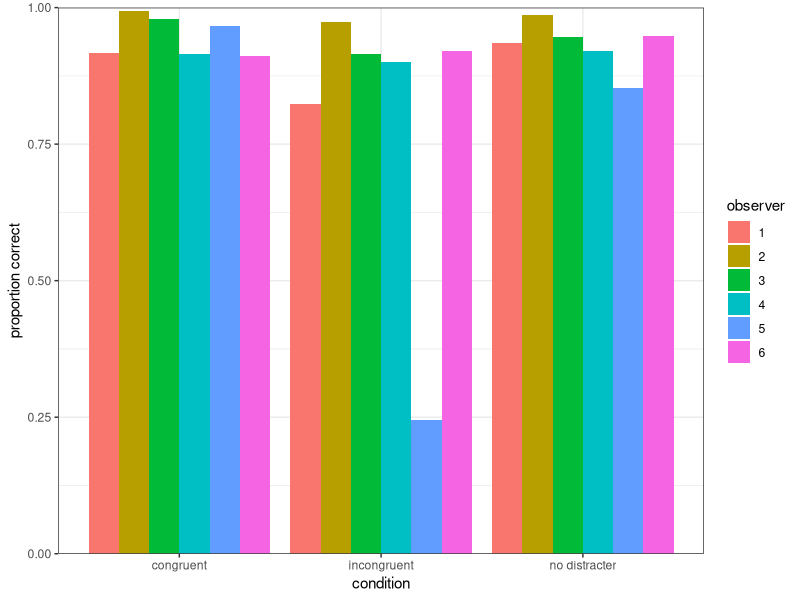
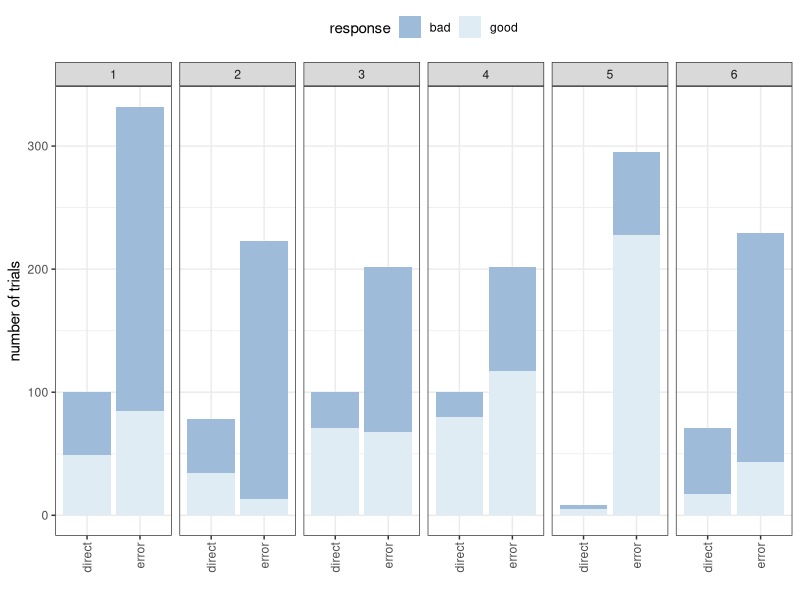
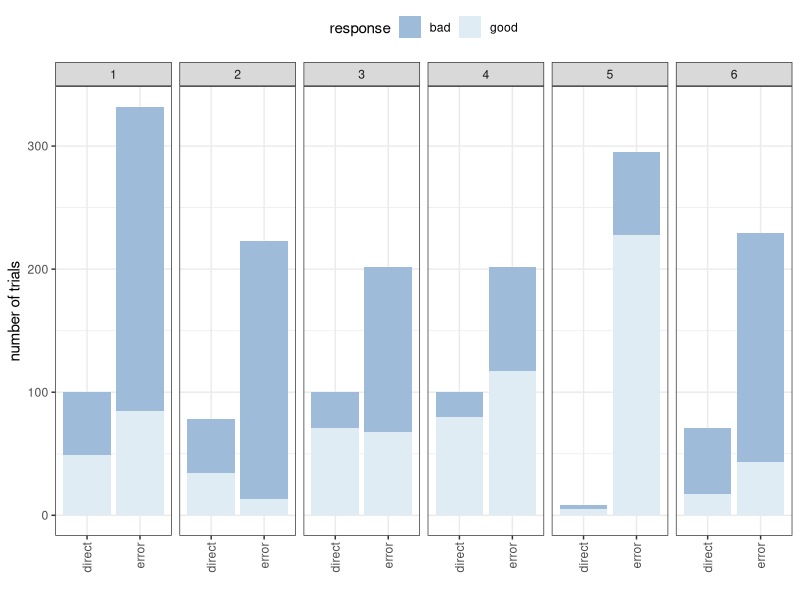
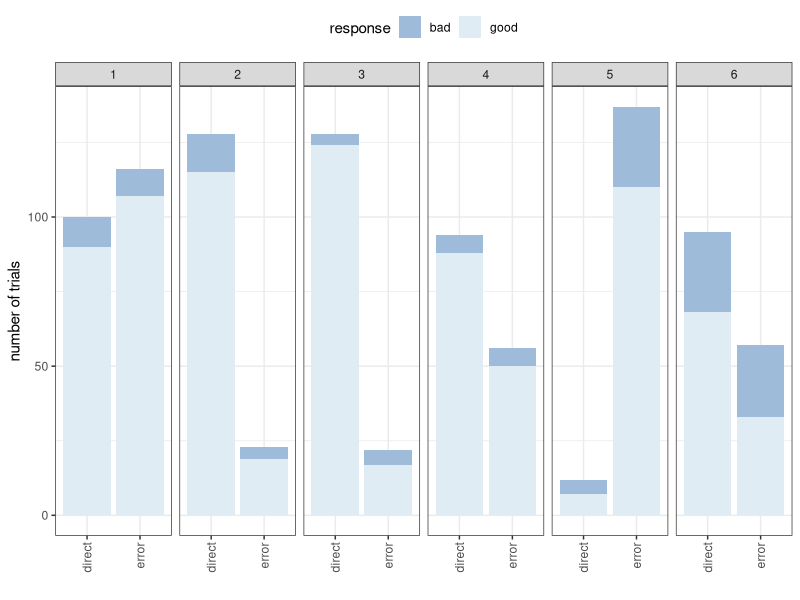
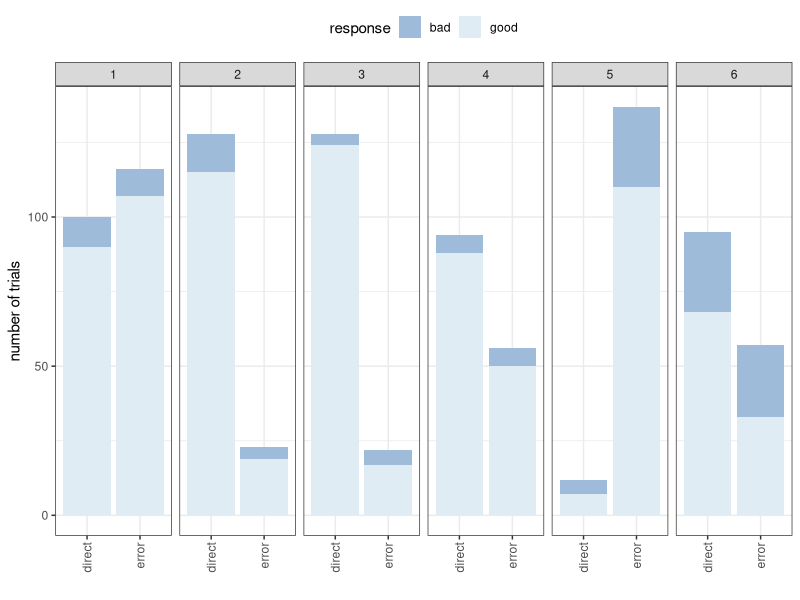
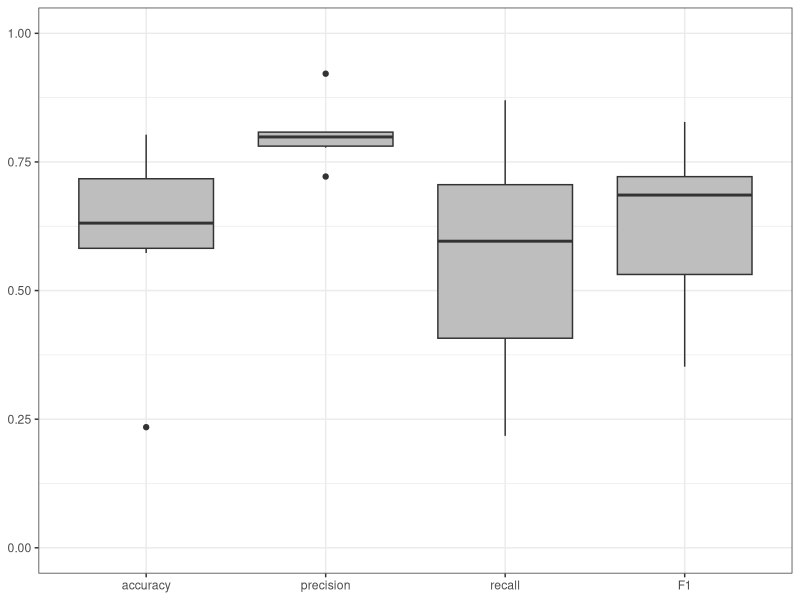
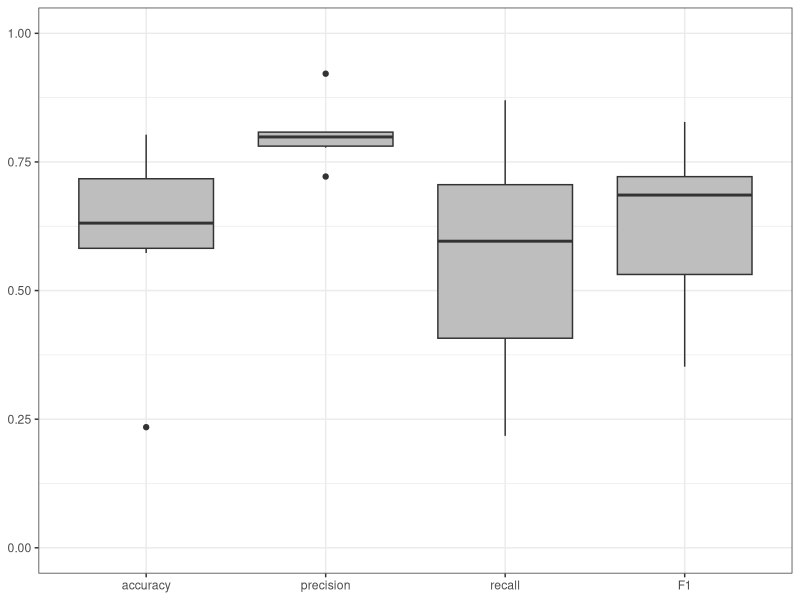

Here is the R script that generated these plots, in order:
library(ggplot2)
library(dplyr)
library(colorspace)
options(digits=3)

fDat = read.csv("fixations.csv")
rDat = read.csv("response.csv")
fDat$observer = factor(fDat$observer)
rDat$observer = as.factor(rDat$observer)

aDat = aggregate(targDiscrim~observer+congC, rDat, "mean")

plt = ggplot(aDat, aes(x=congC, y=targDiscrim, fill=observer))
plt = plt + geom_bar(stat="identity", position=position_dodge())
plt = plt + scale_y_continuous(name="proportion correct",  limits=c(0,1), expand=c(0,0))
plt = plt + scale_x_discrete(name="condition")
plt = plt + theme_bw()
ggsave("../graphs/accPlot.pdf", height=5, width=5)


#  classify trial
rDat$type = 'error'
rDat$type[as.logical(rDat$lengthOK) & (rDat$lookedAtTarg==TRUE)] = "direct"
# rDat$type[rDat$pathLength>1.2] = "tooLong"
# rDat$type[rDat$lookedAtDist==TRUE] = "fixatedDistracter"

rDat$type = as.factor(rDat$type)

rDat$thought = as.factor(rDat$thought)
levels(rDat$thought) = c("bad", "good")
levels(rDat$observer) = c("1", "2", "3", "4", "5", "6")

# plot basic results for distracter trials. 
plt = ggplot(filter(rDat, distracter==1), aes(x=type, fill=thought)) + geom_bar(stat="count") + facet_grid(~observer)
plt = plt + theme_bw() + scale_y_continuous(name="number of trials") + scale_x_discrete(name=" ")
plt = plt + theme(legend.position="top") + scale_fill_discrete(name="responded that the trial was:")
plt = plt + theme(axis.text.x=element_text(angle=90,hjust=1,vjust=0.5))
plt = plt + scale_fill_brewer(type="seq", palette=3, name="response", direction=-1)
ggsave("../graphs/capturedAndThoughtDistracter.pdf", width=10, height=4)
ggsave("../graphs/capturedAndThoughtDistracter.png", width=10, height=4)

# plot basic results for distracter trials. 
plt = ggplot(filter(rDat, distracter==0), aes(x=type, fill=thought)) + geom_bar(stat="count") + facet_grid(~observer)
plt = plt + theme_bw() + scale_y_continuous(name="number of trials") + scale_x_discrete(name=" ")
plt = plt + theme(legend.position="top") + scale_fill_discrete(name="responded that the trial was:")
plt = plt + theme(axis.text.x=element_text(angle=90,hjust=1,vjust=0.5))
plt = plt + scale_fill_brewer(type="seq", palette=3, name="response", direction=-1)
ggsave("../graphs/capturedAndThoughtNoDistracter.pdf", width=10, height=4)
ggsave("../graphs/capturedAndThoughtNoDistracter.png", width=10, height=4)


# calculate prec and recall for each person
dat_pr = data.frame(person=character(), stat=factor(levels=c('accuracy', 'precision', 'rec')), val=numeric())

for (person in levels(rDat$observer))
{
	pdat = rDat[which(rDat$observer==person),]
	prec = sum(pdat$type=="error" & pdat$thought=="bad")/sum(pdat$thought=="bad")
	recall = sum(pdat$type=="error" & pdat$thought=="bad")/sum(pdat$type=="error")
	acc = mean((pdat$type=="error") == (pdat$thought=="bad"))
	
	dat_pr = rbind(dat_pr, data.frame(person=person, stat="precision", val=prec))
	dat_pr = rbind(dat_pr, data.frame(person=person, stat="recall", val=recall))
	dat_pr = rbind(dat_pr, data.frame(person=person, stat="F1", val=2*prec*recall/(prec+recall)))
	dat_pr= rbind(dat_pr, data.frame(person=person, stat="accuracy", val=acc))
}

dat_pr$stat = factor(dat_pr$stat, levels=c('accuracy', 'precision', 'recall', "F1"))
plt = ggplot(dat_pr, aes(x=stat, y=val)) + geom_boxplot(fill="grey")
plt = plt + theme_bw() + theme(axis.title.x = element_blank(), axis.title.y = element_blank(), legend.position="none")
plt = plt + scale_y_continuous(limits=c(0,1))
ggsave("../graphs/f1score.pdf", height=5, width=5)
ggsave("../graphs/f1score.png", height=5, width=5)
